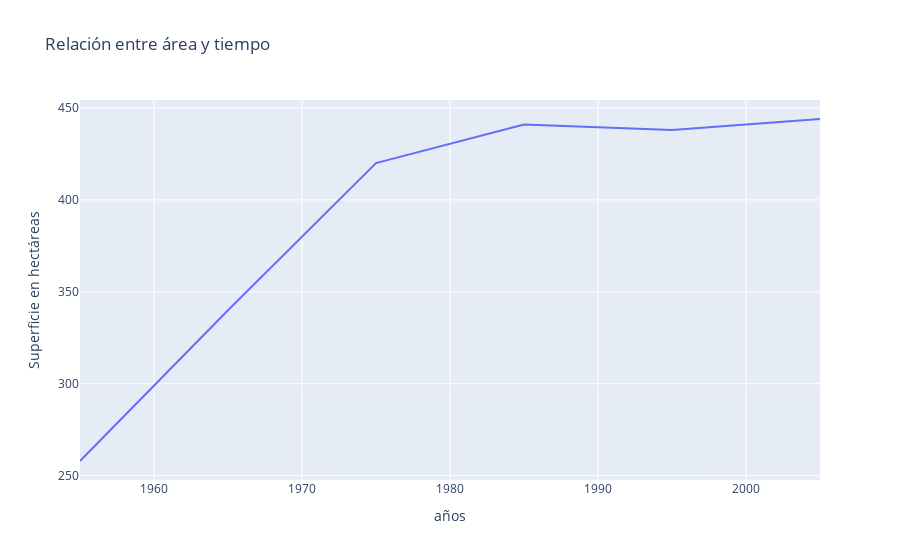

This figure's notebook cell:
### Code cell
import pandas as pd 
import plotly.express as px
fig = px.line(tabla,x = tabla.keys()[0], y = tabla.keys()[1],\
              title=r'Relación entre área y tiempo')
fig.show()

### Figure 1 — Plotly figure (JSON) as saved in the notebook; plotly's stock layout.template omitted (floating-point values rounded to 4 significant figures)
{"data": [{"hovertemplate": "años=%{x}<br>Superficie en hectáreas=%{y}<extra></extra>", "legendgroup": "", "line": {"color": "#636efa", "dash": "solid"}, "marker": {"symbol": "circle"}, "mode": "lines", "name": "", "orientation": "v", "showlegend": false, "type": "scatter", "x": [1955, 1965, 1975, 1985, 1995, 2005], "xaxis": "x", "y": [258, 340, 420, 441, 438, 444], "yaxis": "y"}], "layout": {"legend": {"tracegroupgap": 0}, "title": {"text": "Relación entre área y tiempo"}, "xaxis": {"anchor": "y", "domain": [0, 1], "title": {"text": "años"}}, "yaxis": {"anchor": "x", "domain": [0, 1], "title": {"text": "Superficie en hectáreas"}}}}
